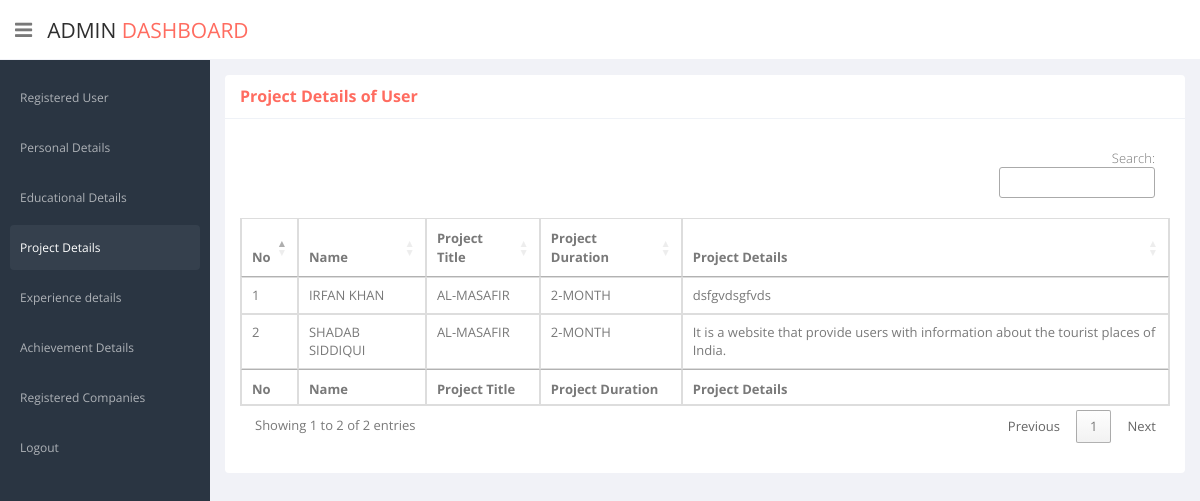
/ap/project_details.php, run on the app's committed database.
### tables this page shows
CREATE TABLE `project_detail` (
  `p_id` int(5) NOT NULL,
  `p_title` varchar(20) NOT NULL COMMENT 'Project Title',
  `p_dur` varchar(10) NOT NULL COMMENT 'Duration',
  `p_desc` varchar(1000) NOT NULL COMMENT 'Description',
  `reg_id` int(5) NOT NULL
);

CREATE TABLE `reg_users` (
  `reg_id` int(5) NOT NULL,
  `reg_name` varchar(50) NOT NULL,
  `reg_email` varchar(50) NOT NULL,
  `reg_password` varchar(200) NOT NULL,
  `reg_date` datetime DEFAULT current_timestamp(),
  `login_status` int(2) NOT NULL DEFAULT 0
);

### ap/project_details.php (the view, shortened to what this page needs)
<?php
    include ("../connection.php");
?>
<!DOCTYPE html>
<html lang="en">
<head>
    <link href="css/bootstrap.min.css" rel="stylesheet">
    <link href="css/bootstrap-reset.css" rel="stylesheet">
    <link href="assets/font-awesome/css/font-awesome.css" rel="stylesheet" />
    <link href="assets/jquery-easy-pie-chart/jquery.easy-pie-chart.css" rel="stylesheet" type="text/css" media="screen"/>
    <link rel="stylesheet" href="css/owl.carousel.css" type="text/css">
      <link href="css/slidebars.css" rel="stylesheet">
    <link href="css/style.css" rel="stylesheet">
    <link href="css/style-responsive.css" rel="stylesheet" />
    <link rel="stylesheet" type="text/css" href="https://cdn.datatables.net/1.10.24/css/jquery.dataTables.min.css">
    <link rel="stylesheet" type="text/css" href="https://cdn.datatables.net/autofill/2.3.5/css/autoFill.dataTables.min.css">
    <link rel="stylesheet" type="text/css" href="https://cdn.datatables.net/buttons/1.7.0/css/buttons.dataTables.min.css">
    <link rel="stylesheet" type="text/css" href="https://cdn.datatables.net/colreorder/1.5.3/css/colReorder.dataTables.min.css">
    <link rel="stylesheet" type="text/css" href="https://cdn.datatables.net/fixedcolumns/3.3.2/css/fixedColumns.dataTables.min.css">
    <link rel="stylesheet" type="text/css" href="https://cdn.datatables.net/fixedheader/3.1.8/css/fixedHeader.dataTables.min.css">
    <link rel="stylesheet" type="text/css" href="https://cdn.datatables.net/keytable/2.6.1/css/keyTable.dataTables.min.css">
    <link rel="stylesheet" type="text/css" href="https://cdn.datatables.net/responsive/2.2.7/css/responsive.dataTables.min.css">
    <link rel="stylesheet" type="text/css" href="https://cdn.datatables.net/rowgroup/1.1.2/css/rowGroup.dataTables.min.css">
    <link rel="stylesheet" type="text/css" href="https://cdn.datatables.net/rowreorder/1.2.7/css/rowReorder.dataTables.min.css">
    <link rel="stylesheet" type="text/css" href="https://cdn.datatables.net/scroller/2.0.3/css/scroller.dataTables.min.css">
    <link rel="stylesheet" type="text/css" href="https://cdn.datatables.net/searchbuilder/1.0.1/css/searchBuilder.dataTables.min.css">
    <link rel="stylesheet" type="text/css" href="https://cdn.datatables.net/searchpanes/1.2.1/css/searchPanes.dataTables.min.css">
    <link rel="stylesheet" type="text/css" href="https://cdn.datatables.net/select/1.3.3/css/select.dataTables.min.css">
  </head>
  <body>
  <section id="container" >
      <header class="header white-bg">
              <div class="sidebar-toggle-box">
                  <div class="fa fa-bars tooltips" data-placement="right" data-original-title="Toggle Navigation"></div>
              </div>
            <a href="register_user.php" class="logo">Admin<span> Dashboard</span></a>
        </header>
      <aside>
          <div id="sidebar"  class="nav-collapse ">
              <ul class="sidebar-menu" id="nav-accordion">
                  <li class="sub-menu">
                      <a href="register_user.php">
                          <span>Registered User</span>
                      </a>
                  </li>
                  <li class="sub-menu">
                      <a href="personal_details.php">
                          <span>Personal Details</span>
                      </a>
                  </li>
                  <li class="sub-menu">
                      <a href="educational_details.php">
                          <span>Educational Details</span>
                      </a>
                  </li>
                  <li class="sub-menu">
                      <a href="project_details.php" class="active">
                          <span>Project Details</span>
                      </a>
                  </li>
                  <li class="sub-menu">
                      <a href="experience_details.php" >
                          <span>Experience details</span>
                      </a>
                  </li>
                  <li class="sub-menu">
                      <a href="achievement_details.php" >
                          <span>Achievement Details</span>
                      </a>
                  </li>
                  <li class="sub-menu">
                      <a href="reg_comps.php" >
                          <span>Registered Companies</span>
                      </a>
                  </li>
                  <li class="sub-menu">
                      <a href="logout.php" >
                          <span>Logout</span>
                      </a>
                  </li>
              </ul>
          </div>
      </aside>
      <section id="main-content">
          <section class="wrapper">
            <section class="panel">
                <header class="panel-heading text-danger"><b>Project Details of User</b></header>
                <div class="panel-body">
                    <table class="table table-bordered" id="pdDT">
                        <thead>
                            <tr>
                              <th>No</th>
                              <th>Name</th>
                              <th>Project Title</th>
                              <th>Project Duration</th>
                              <th>Project Details</th>
                            </tr>
                        </thead>
                        <tbody>
                            <?php
                              $q1 = "select * from project_detail pd,reg_users rd where pd.reg_id=rd.reg_id order by reg_name asc";
                              $result = $con->query($q1);
                              $count=1;
                              if ($result->num_rows > 0) {
                                while($row = $result->fetch_assoc()) {
                            ?>
                            <?php
                                if($row['login_status']==0){
                            ?>
                            <tr>
                                <td><?php echo $count; ?></td>
                                <td><?php echo strtoupper($row['reg_name']); ?></td>
                                <td><?php echo $row['p_title']; ?></td>
                                <td><?php echo $row['p_dur']; ?></td>
                                <td><?php echo $row['p_desc']; ?></td>
                            </tr>
                            <?php } ?>
                          <?php $count++; }} ?>
                        </tbody>
                        <tfoot>
                             <tr>
                              <th>No</th>
                              <th>Name</th>
                              <th>Project Title</th>
                              <th>Project Duration</th>
                              <th>Project Details</th>
                            </tr>
                        </tfoot>
                  </table>
                </div>
            </section>
          </section>
      </section>
  </section>
  </body>
</html>

### data on the page
project_detail: reg.reg_name "IRFAN KHAN", p_title "AL-MASAFIR", p_dur "2-MONTH", p_desc "dsfgvdsgfvds"
project_detail: reg.reg_name "SHADAB SIDDIQUI", p_title "AL-MASAFIR", p_dur "2-MONTH", p_desc "It is a website that provide users with information about the tourist places of India."
